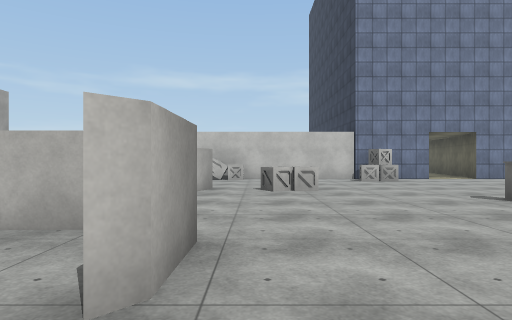
view 1 (above)

24 first-person views from a walk through a 3-D level made in the Unity game engine. The camera is 1.3 m above the floor, looks level and sees 75° across. The floor is counted in squares, 2 m on a side. Each view is taken from the middle of a square. On the plan, view 1 faces up. The plan holds only what a view shows up to about 10 squares ahead; the rest is blank. The place goes on beyond the plan. The player character is not drawn. Surface patterns are stand-ins for the level's own textures.

view 2
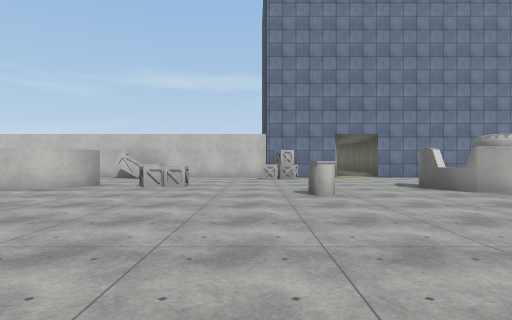

view 3
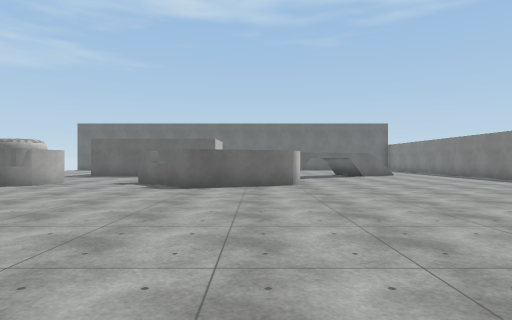

view 4
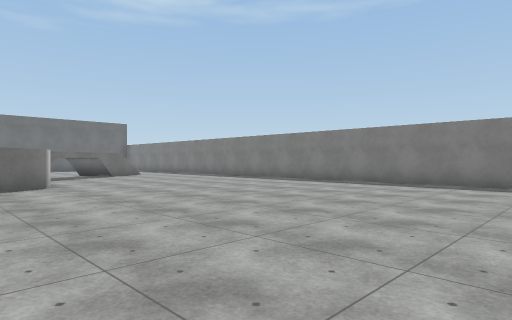

view 5
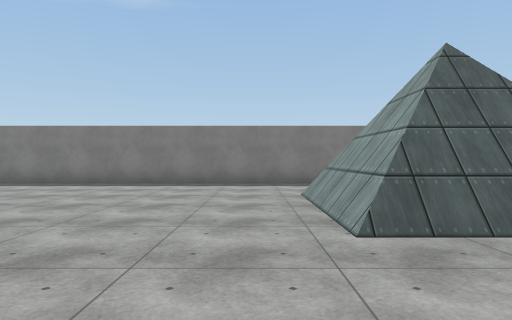

view 6
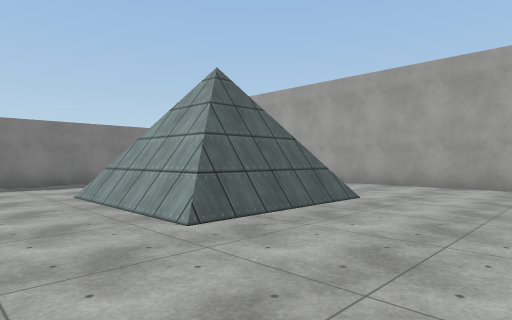

view 7
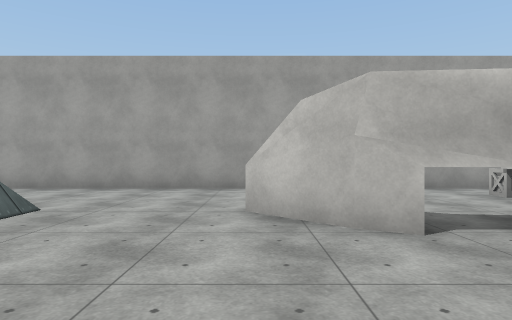

view 8
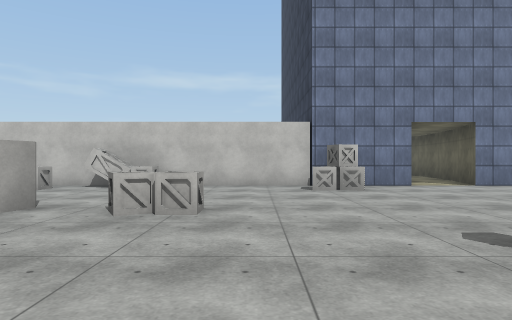

view 9
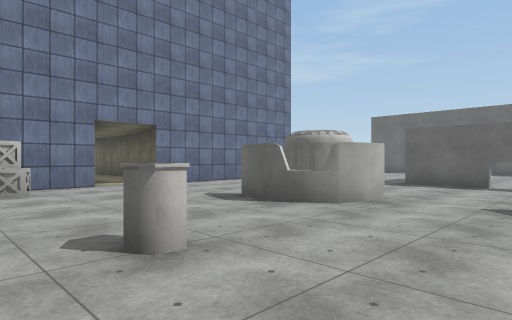

view 10
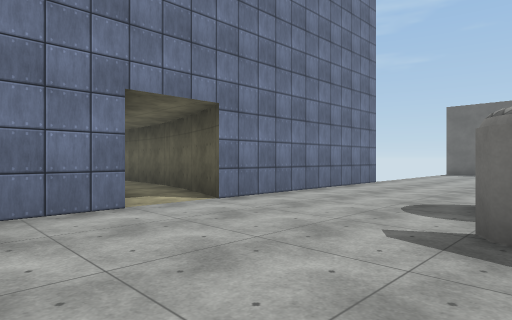

view 11
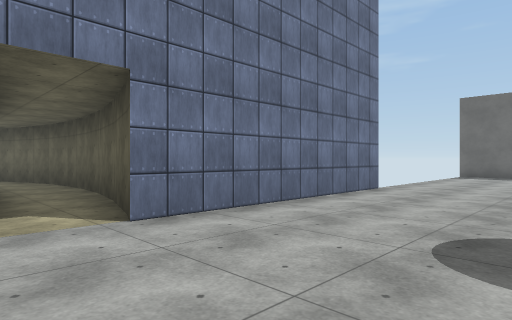

view 12
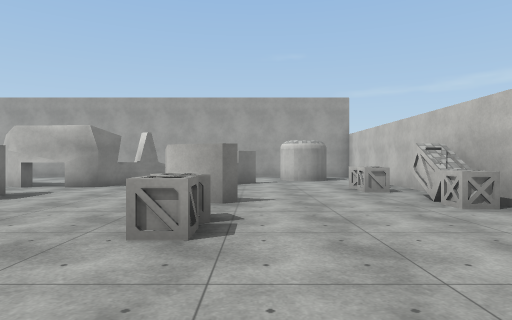

view 13
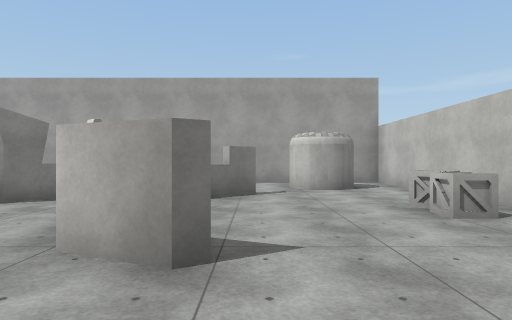

view 14
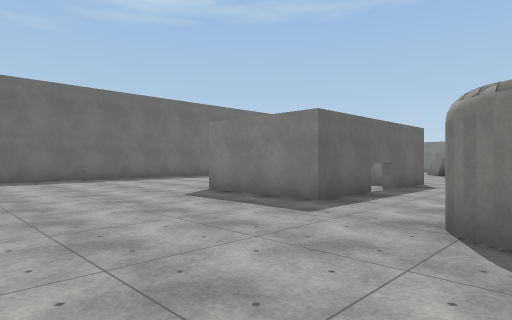

view 15
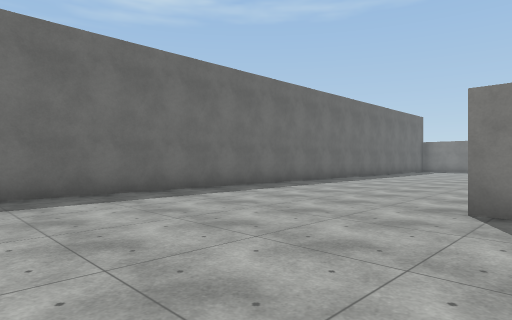

view 16
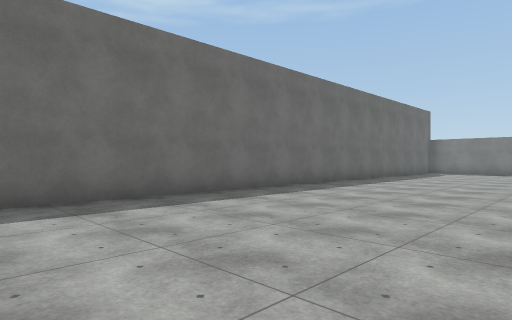

view 17
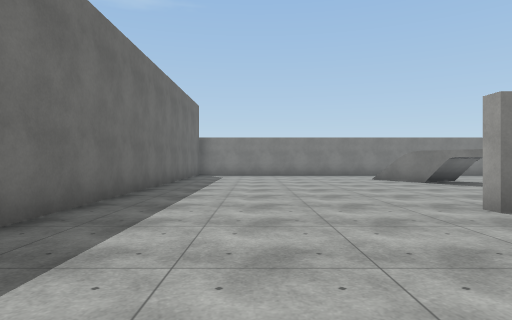

view 18
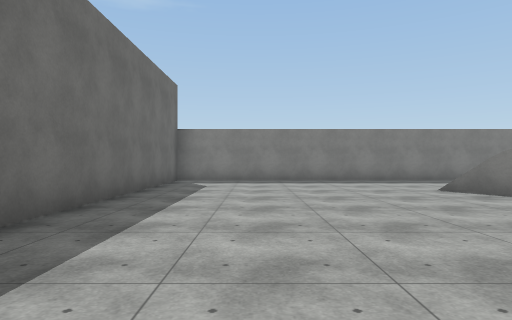

view 19
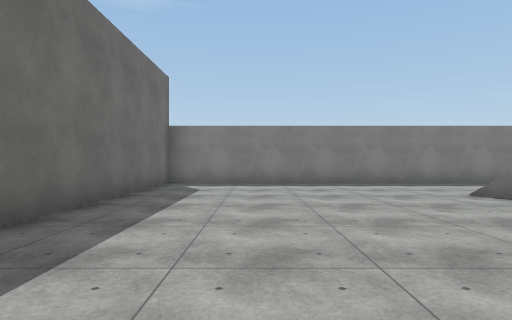

view 20
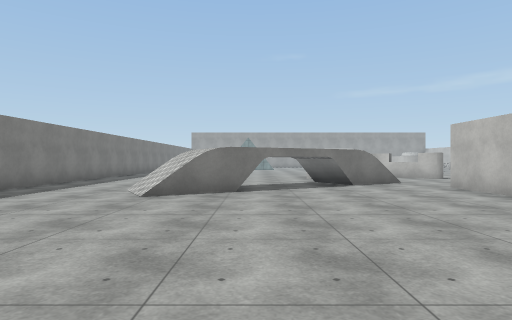

view 21
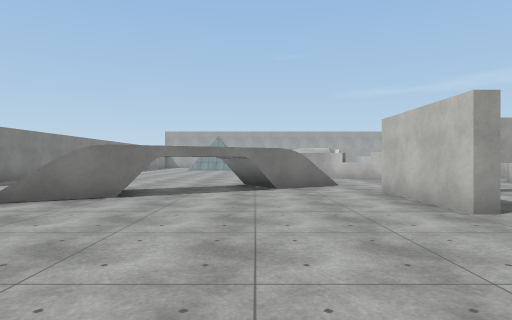

view 22
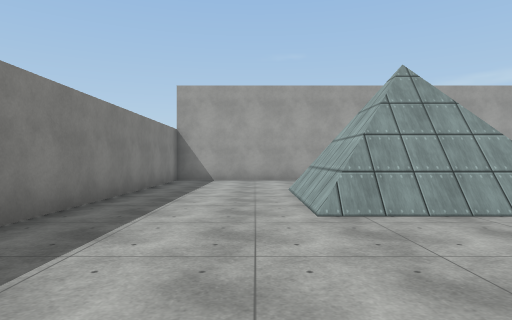

view 23
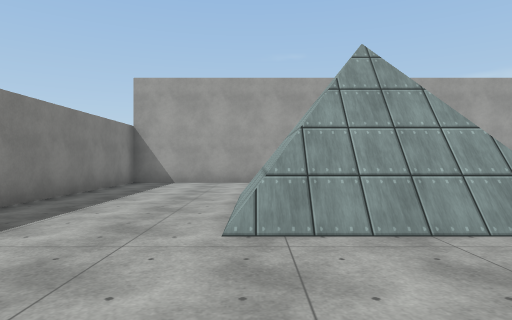

view 24
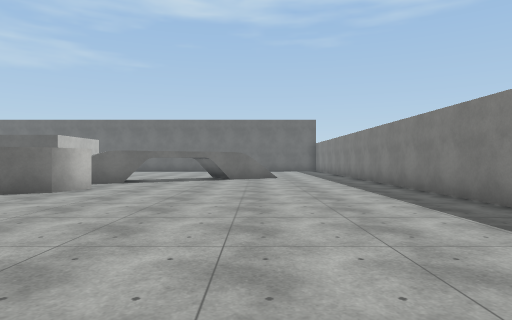

### Floor plan
Key: @ floor where view 1 was taken; # wall or solid block; . main floor; : floor 1.75 m higher than the main floor; / step, stairs or slope; C crate; O other object.
Columns run from 9 left of view 1 to 21 right of it. Each row starts with its distance up from view 1.
 20                  ##
 19                  .#
 18                  .#
 17                  .#
 16                  .#
 15                  .#
 14                 ..#
 13                 .##
 12 ################.######
 11 #.....CCC....O..............
 10 # O..CC......C................#
  9 #.O...........................#
  8 #.................O...........#
  7 #   # .##CC.....O.OO..........#
  6 #.C # ##........OO...####.....#
  5 #..O#........O.......#........#
  4  ...##...............#.  .....#
  3    ..#.OO........#  .#........#
  2 #  .##..O.......##...####.....#
  1 #...#...........#  ./.........#
  0 #........@......##  /.........#
 -1 #................#.#  ........#
 -2 #...OOOO............/:........#
 -3 #...OOOO............/  .......#
 -4 #.   OOO.............//.......#
 -5 #...OOOO..............//......#
 -6 #.............................#
 -7 #.............................#
 -8 #.............................#
 -9 ###############################

Where each view was taken, in squares from view 1:
view 1: 0 up, 0 right, facing up
view 2: 1 down, 3 right, facing up
view 3: 0 up, 1 left, facing right
view 4: 1 up, 1 left, facing down-right
view 5: 1 up, 1 left, facing down
view 6: 1 up, 0 right, facing down-left
view 7: 1 up, 1 left, facing left
view 8: 3 up, 2 right, facing up
view 9: 3 up, 3 right, facing up-right
view 10: 7 up, 4 right, facing up-right
view 11: 8 up, 6 right, facing up-right
view 12: 8 up, 4 right, facing left
view 13: 8 up, 1 right, facing left
view 14: 11 up, 9 right, facing down-right
view 15: 11 up, 14 right, facing down-right
view 16: 9 up, 15 right, facing down-right
view 17: 6 up, 18 right, facing down
view 18: 2 up, 18 right, facing down
view 19: 1 up, 18 right, facing down
view 20: 3 down, 20 right, facing left
view 21: 1 down, 19 right, facing left
view 22: 6 down, 2 right, facing left
view 23: 5 down, 1 right, facing left
view 24: 5 down, 1 right, facing right
